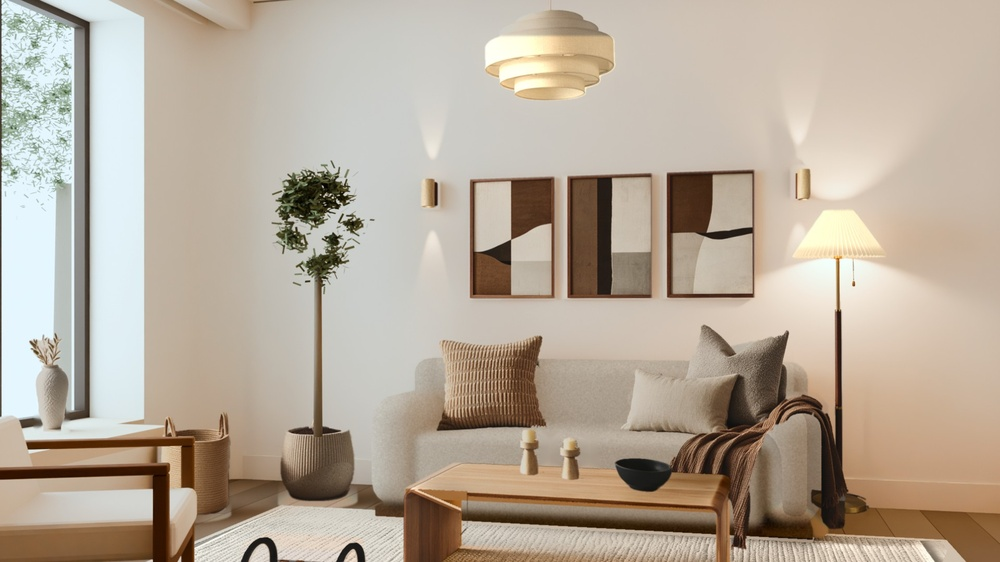
#> input picture assets/renders/living-room/warm-modern/fb13-2026-11-25/concepts/concept-A-input.jpg, 1000 x 562 px, shrunk from 1920 x 1080 before the run
$ python grade.py concept-A-input.jpg concept-B-input.jpg 1.0
#> lines starting #> are read from the running program, lines starting #| are printed output that depends on the picture
#!/usr/bin/env python3
"""grade.py: one display grade of a concept: a shoulder curve in linear light, y = k x / (1 + (k - 1) x) (0 and 1 stay; the mid-tones
rise by about log2(k) stops near black and less toward the highlights). python3 -P grade.py <in> <out.png> <k>"""
import sys
import numpy as np
from PIL import Image
src, dst, k = sys.argv[1], sys.argv[2], float(sys.argv[3])
a = np.asarray(Image.open(src).convert("RGB")).astype(np.float32) / 255.0
lin = np.where(a <= 0.04045, a / 12.92, ((a + 0.055) / 1.055) ** 2.4)
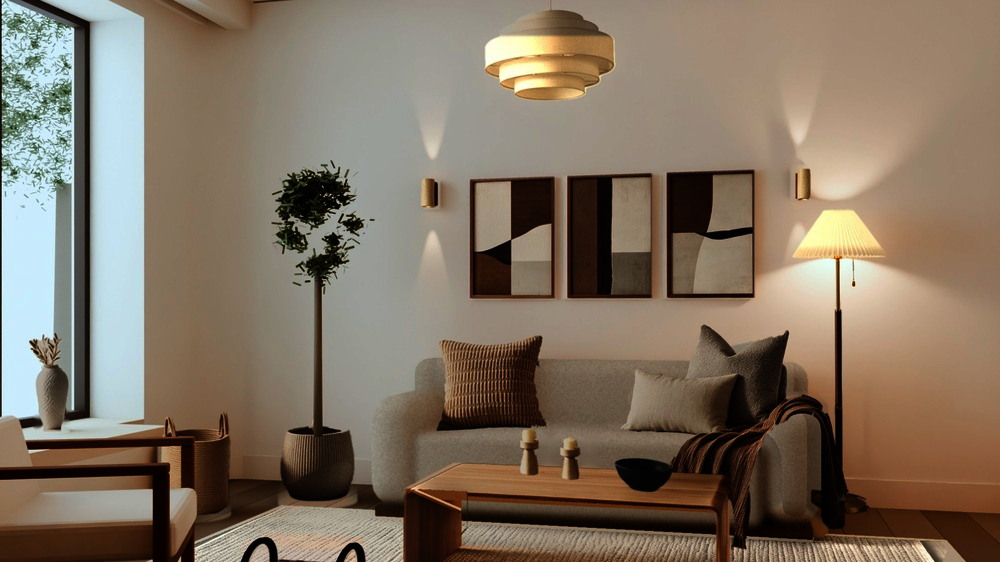
#> lin: shape (562, 1000, 3) float32; mean R, G, B 0.511, 0.454, 0.388
Y = lin @ np.float32([0.2126, 0.7152, 0.0722])
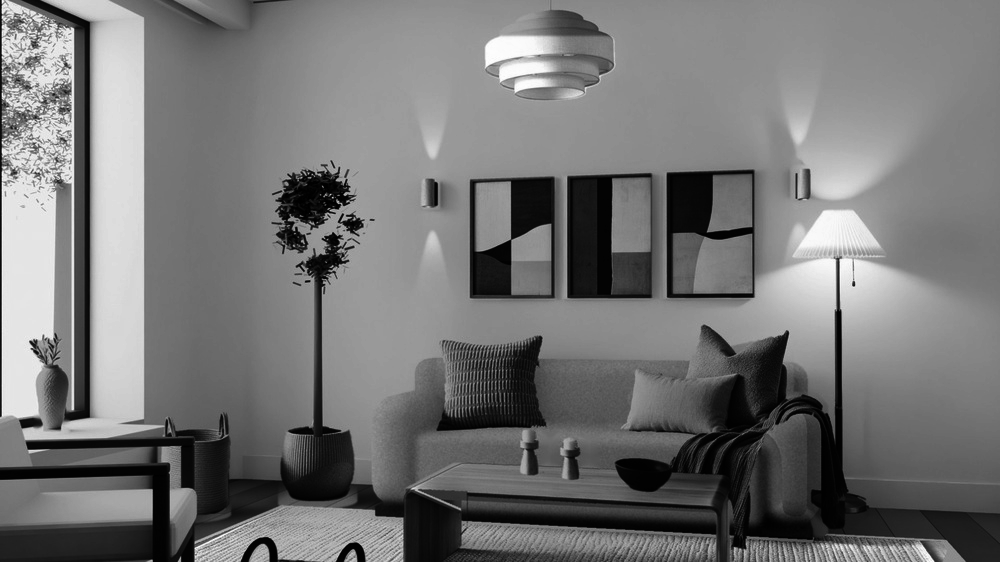
#> Y: shape (562, 1000) float32; min 0.000194, max 0.997, mean 0.461
Y2 = k * Y / (1 + (k - 1) * Y)
lin2 = lin * (Y2 / np.maximum(Y, 1e-5))[..., None]            # on luminance: the hues stay
out = np.where(lin2 <= 0.0031308, lin2 * 12.92, 1.055 * np.clip(lin2, 0, None) ** (1 / 2.4) - 0.055)
Image.fromarray(np.rint(np.clip(out, 0, 1) * 255).astype(np.uint8)).save(dst, optimize=True)

$ run again, on assets/renders/living-room/warm-modern/fb13-2026-11-25/concepts/concepts-sheet.jpg
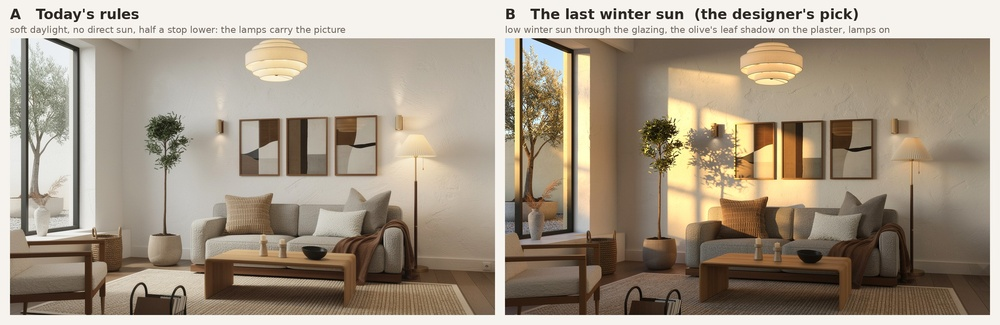
#> input picture assets/renders/living-room/warm-modern/fb13-2026-11-25/concepts/concepts-sheet.jpg, 1000 x 325 px, shrunk from 2400 x 781 before the run
#> `lin = np.where(a <= 0.04045, a / 12.92, ((a + 0.055) / 1.055) ** 2.4)`:
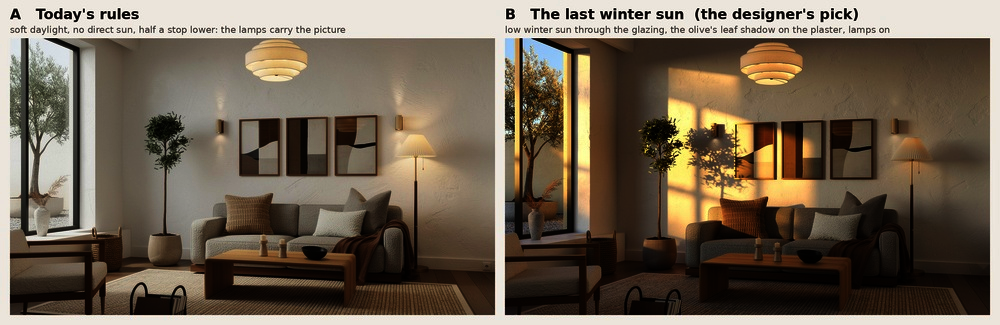
#> lin: shape (325, 1000, 3) float32; mean R, G, B 0.44, 0.387, 0.318
#> `Y = lin @ np.float32([0.2126, 0.7152, 0.0722])`:
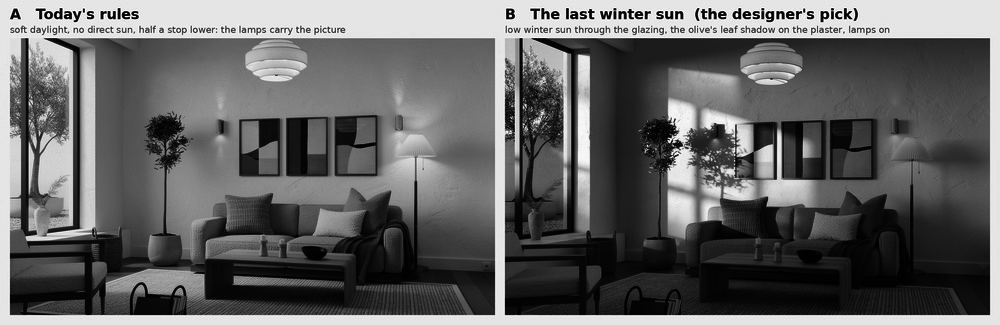
#> Y: shape (325, 1000) float32; min 0.000194, max 0.998, mean 0.393

$ run again, on assets/renders/living-room/warm-modern/fb13-2026-11-25/concepts/concept-A.png
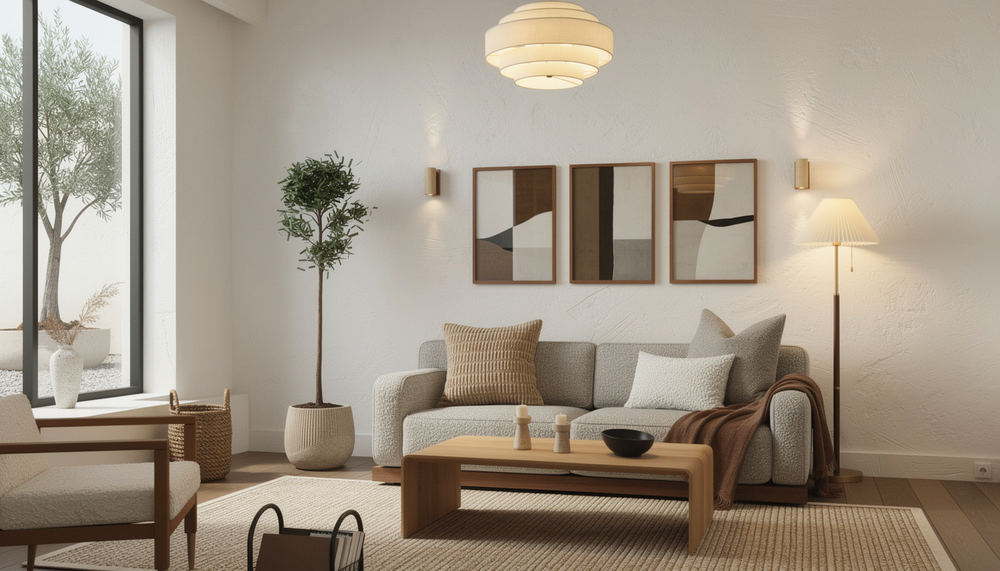
#> input picture assets/renders/living-room/warm-modern/fb13-2026-11-25/concepts/concept-A.png, 1000 x 571 px, shrunk from 1344 x 768 before the run
#> `lin = np.where(a <= 0.04045, a / 12.92, ((a + 0.055) / 1.055) ** 2.4)`:
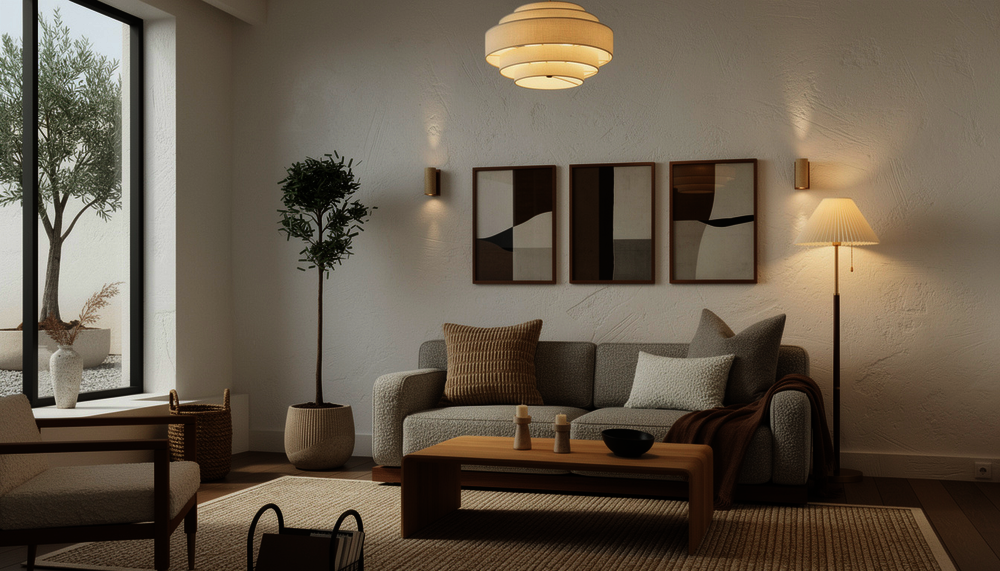
#> lin: shape (571, 1000, 3) float32; mean R, G, B 0.399, 0.353, 0.293
#> `Y = lin @ np.float32([0.2126, 0.7152, 0.0722])`:
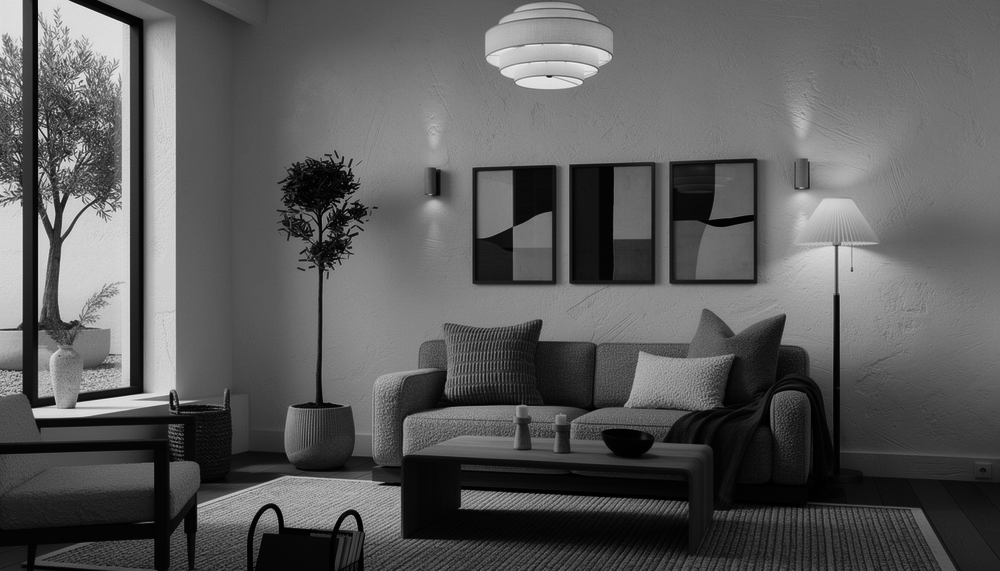
#> Y: shape (571, 1000) float32; min 0.00117, max 0.957, mean 0.358

$ run again, on assets/renders/living-room/warm-modern/fb13-2026-11-25/concepts/concept-B.png
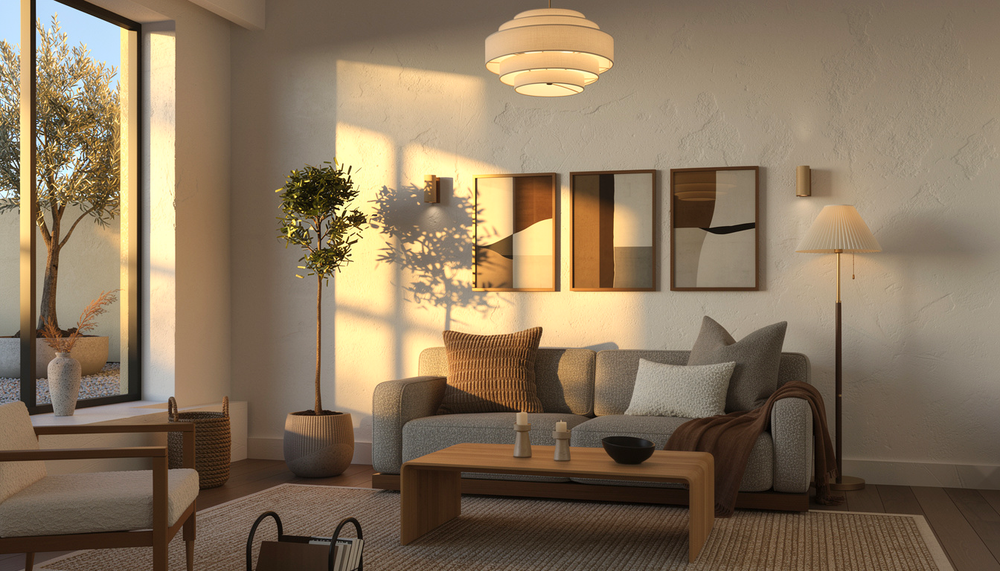
#> input picture assets/renders/living-room/warm-modern/fb13-2026-11-25/concepts/concept-B.png, 1000 x 571 px, shrunk from 1344 x 768 before the run
#> `lin = np.where(a <= 0.04045, a / 12.92, ((a + 0.055) / 1.055) ** 2.4)`:
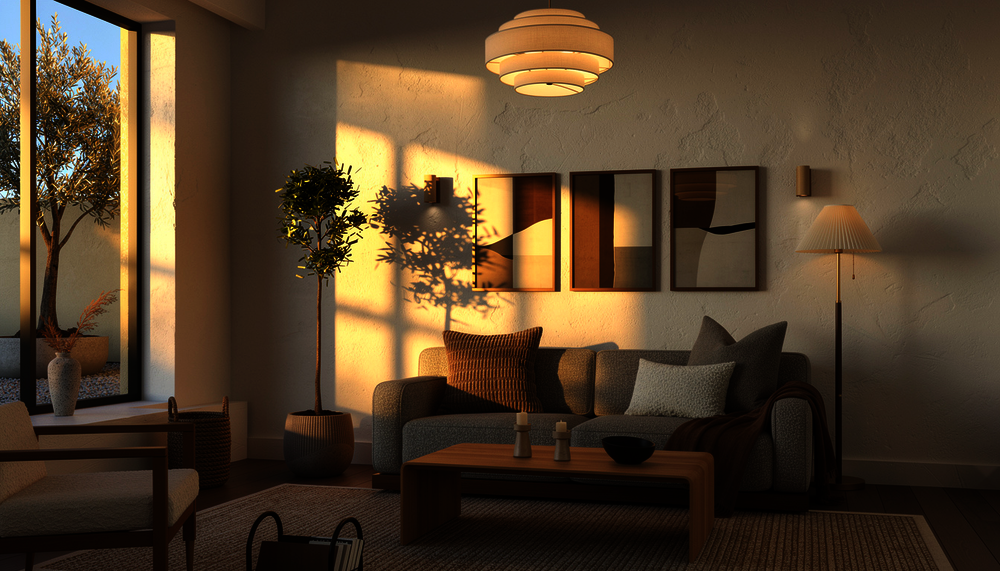
#> lin: shape (571, 1000, 3) float32; mean R, G, B 0.307, 0.232, 0.145
#> `Y = lin @ np.float32([0.2126, 0.7152, 0.0722])`:
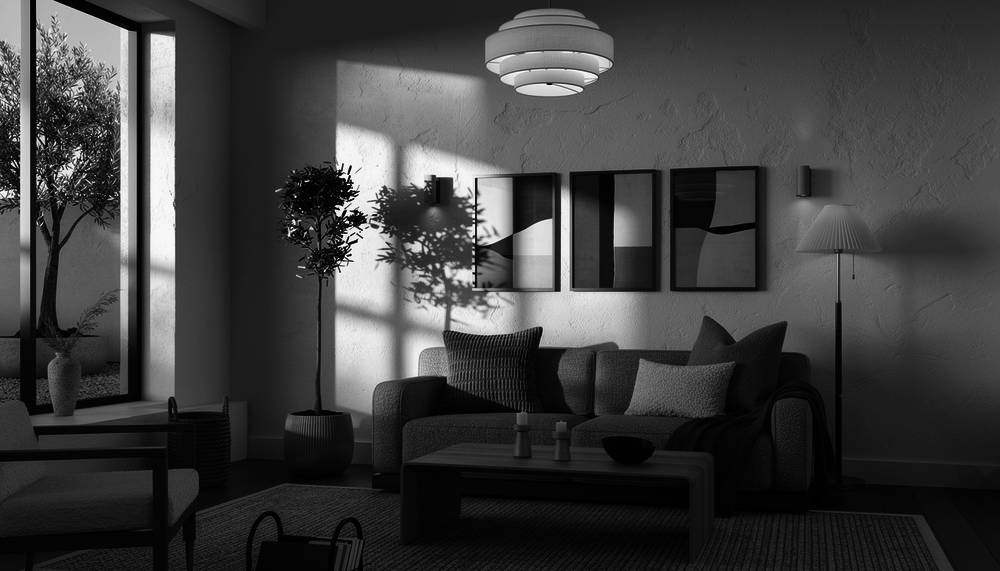
#> Y: shape (571, 1000) float32; min 0, max 1, mean 0.242
